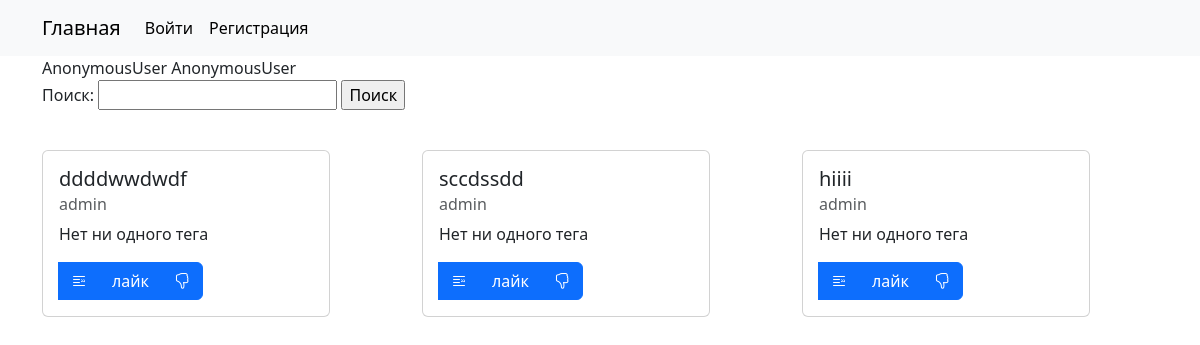
The app's page /articles/ with its own data.
### webapp/models/article.py (models this page shows, shortened)
class Article(BaseModel):
    title = models.CharField(max_length=50, null=False, blank=False, verbose_name="Название")
    content = models.TextField(null=False, blank=False, verbose_name="Контент")
    status = models.CharField(max_length=20, choices=statuses, verbose_name="Статус", default=statuses[0][0])
    author = models.ForeignKey(
        get_user_model(),
        related_name="articles",
        on_delete=models.SET_DEFAULT,
        default=1
    )
    tags = models.ManyToManyField(
        "webapp.Tag",
        related_name="articles",
        verbose_name="Теги",
        blank=True,
        through='webapp.ArticleTag',
        through_fields=("article", "tag"),
    )
    likes = models.ManyToManyField(
        get_user_model(),
        related_name="liked_articles",
        blank=True,
        verbose_name="Лайки"
    )
    dislikes = models.ManyToManyField(
        get_user_model(),
        related_name="disliked_articles",
        blank=True,
        verbose_name="Дизлайки"
    )
    def get_absolute_url(self):
        return reverse("webapp:article_detail", kwargs={"pk": self.pk})
    class Meta:
        db_table = "articles"
        verbose_name = "Статья"
        verbose_name_plural = "Статьи"
        permissions = [("change_article_status", "менять статус статье")]

### webapp/views/articles.py (the view)
# urls.py: path('articles/', ArticleListView.as_view(), name='articles'),
class ArticleListView(ListView):
    model = Article
    template_name = "articles/index.html"
    ordering = ['-created_at']
    context_object_name = "articles"
    paginate_by = 5
    def dispatch(self, request, *args, **kwargs):
        print(request.user.is_authenticated, "is_authenticated")
        self.form = self.get_form()
        self.search_value = self.get_search_value()
        return super().dispatch(request, *args, **kwargs)
    def get_form(self):
        return SearchForm(self.request.GET)
    def get_search_value(self):
        form = self.form
        if form.is_valid():
            return form.cleaned_data['search']
    def get_queryset(self):
        queryset = super().get_queryset()
        if self.search_value:
            queryset = queryset.filter(
                Q(title__contains=self.search_value) | Q(author__contains=self.search_value)
            )
        return queryset
    def get_context_data(self, **kwargs):
        context = super().get_context_data(**kwargs)
        context["search_form"] = self.form
        if self.search_value:
            context["search"] = urlencode({"search": self.search_value})
            context["search_value"] = self.search_value
        return context

### webapp/forms/search_form.py
class SearchForm(forms.Form):
    search = forms.CharField(max_length=50, label='Поиск', required=False)

### webapp/templates/articles/index.html (shortened to what this page needs)
{% extends "base.html" %}
{% block content %}
    {{ user }}
    {{ request.user }}
    <form method="get">
        {% include "partial/search_form.html" with form=search_form %}
    </form>
    <br>
    {% include 'partial/articles_list.html' %}
{% endblock %}

### webapp/templates/partial/articles_list.html (shortened to what this page needs)
<div class="row">
    {% for article in articles %}
        <div class="col-12 col-md-6 col-lg-4">
            <div class="card mt-3" style="width: 18rem;">
                <div class="card-body">
                    <h5 class="card-title">{{ article.title }}</h5>
                    <h6 class="card-subtitle mb-2 text-body-secondary">{{ article.author }}</h6>
                    <p class="card-text">
                        {% for tag in article.tags.all %}
                            {{ tag.name }}{% if forloop.last %}. {% else %}, {% endif %}
                            {% empty %}
                            Нет ни одного тега
                        {% endfor %}
                    </p>
                    <div class="btn-group" role="group">
                        <a href="{{ article.get_absolute_url }}" class="btn btn-primary"><i
                                class="bi bi-blockquote-right"></i></a>
                            <a href="{% url "webapp:article_detail" article.pk %}" class="btn btn-primary" data-js="js" >лайк</a>
                        <button class="btn btn-primary dislike-btn" data-id="{{ article.pk }}">
                            {% if request.user in article.dislikes.all %}
                                <i class="bi bi-hand-thumbs-down-fill" style="color: blue;"></i>
                            {% else %}
                                <i class="bi bi-hand-thumbs-down"></i>
                            {% endif %}
                        </button>
                    </div>
                </div>
            </div>
        </div>
        {% empty %}
        <h2>статьи не найдены</h2>
    {% endfor %}
</div>

### records on screen
Article: title "ddddwwdwdf", author "admin"
Article: title "sccdssdd", author "admin"
Article: title "hiiii", author "admin"

### other values on screen
{{ user }} "AnonymousUser"
{{ request.user }} "AnonymousUser"
